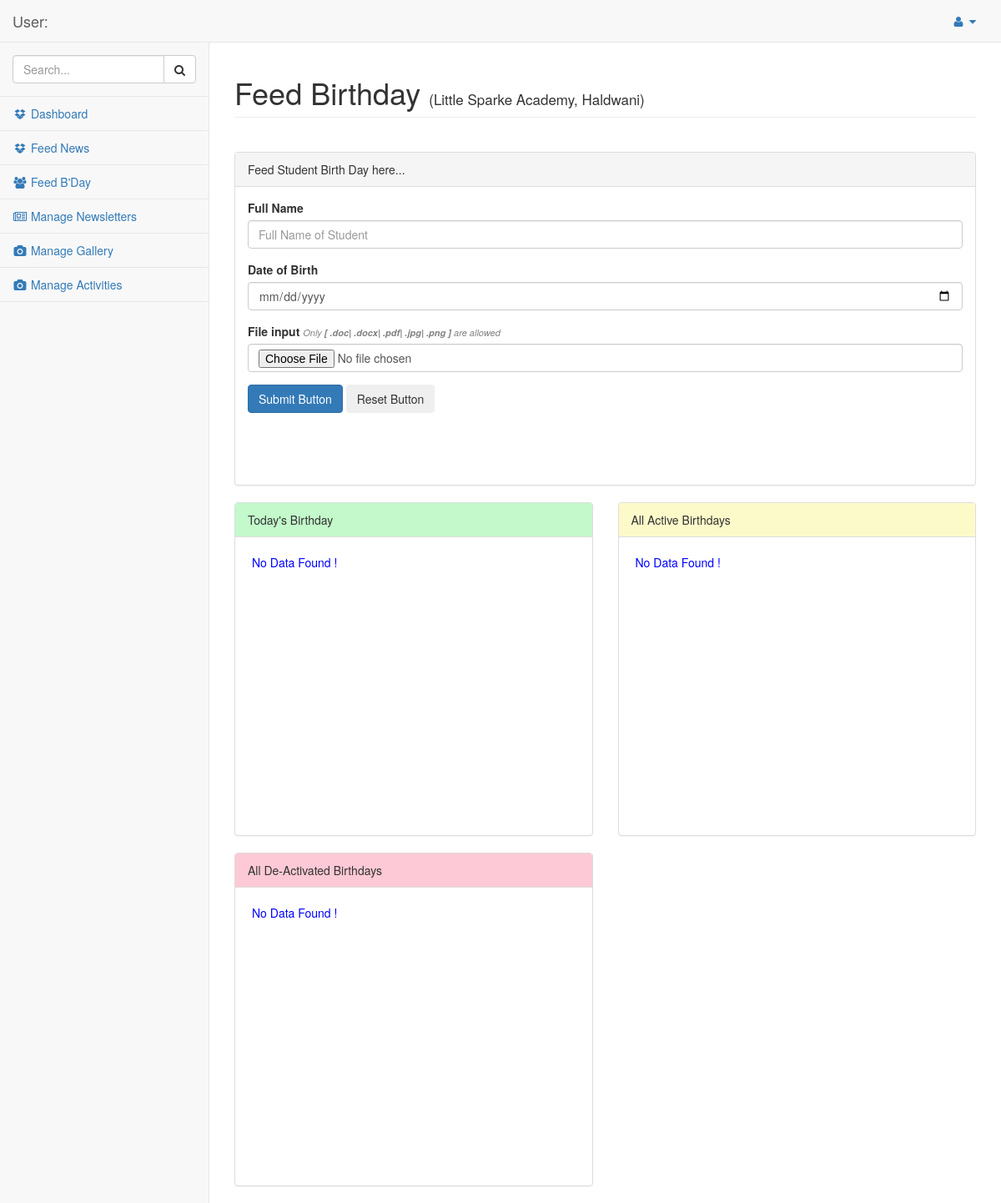
The app's page /admin__/index.php/bday/bDay, older data.
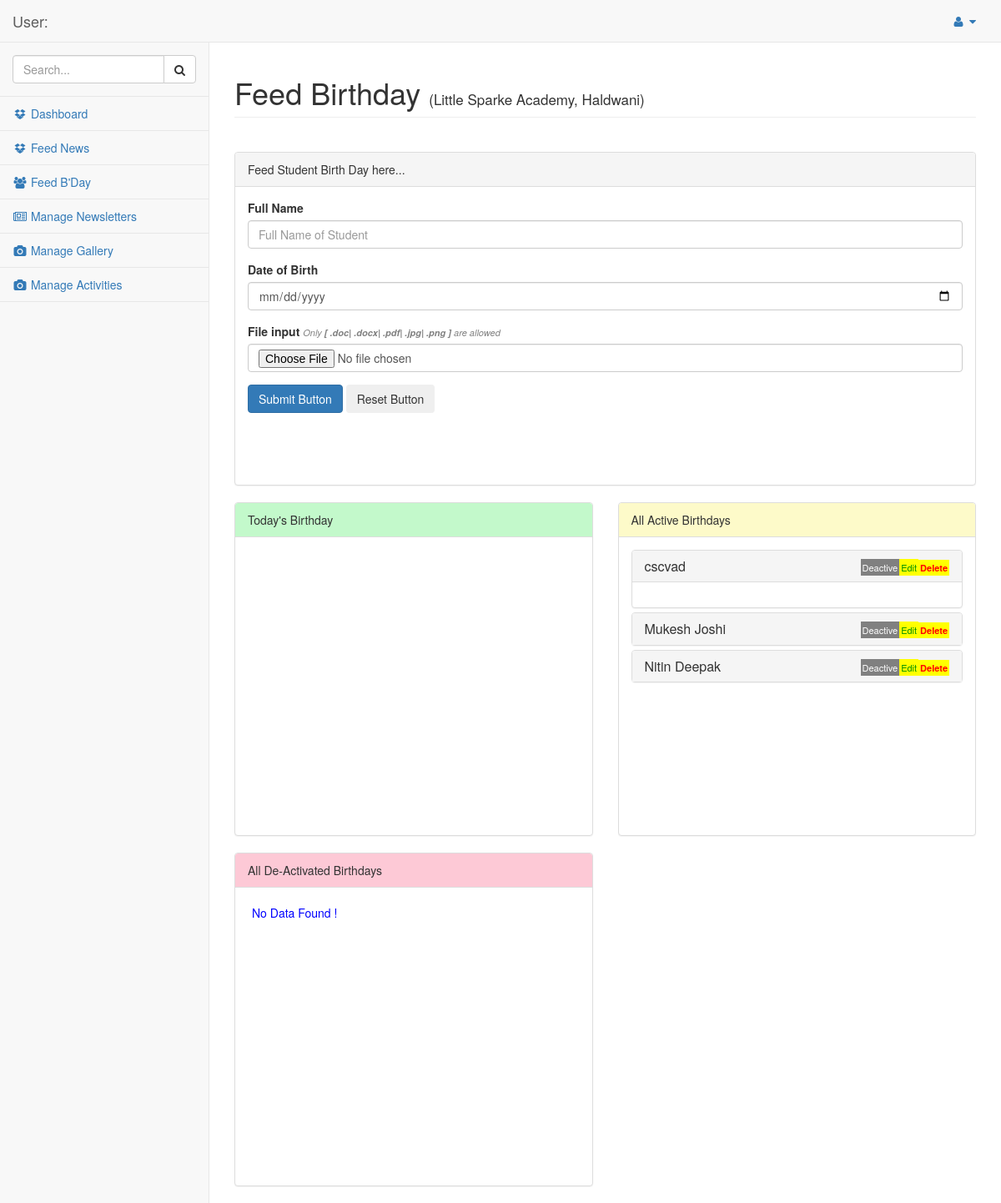
The same page, newer data.
### tables this page shows
CREATE TABLE `bday_data` (
  `BID` int(11) NOT NULL,
  `NAME_` varchar(100) NOT NULL,
  `DOB` varchar(25) NOT NULL,
  `PHOTO_` varchar(100) NOT NULL,
  `DOA` timestamp NOT NULL DEFAULT CURRENT_TIMESTAMP,
  `STATUS` int(11) NOT NULL,
  `USERNAME_` varchar(40) NOT NULL
);

### admin__/application/controllers/Bday.php (called while the page is built, shortened)
<?php
class Bday extends CI_Controller {
    function __construct(){
        $this->load->model('My_model_bday', 'mmb');
    }
function bDay() {
        $data['user___'] = $this->session->userdata('ussr_');
        $data['bday_'] = $this->mmb->get_all_bdays();
        $data['today_'] = $this->mmb->students_bday_today();
        $data['deactivebday_'] = $this->mmb->get_all_bdays_deactivated();
        $data['folder_'] = 'bday';
        $data['page__'] = 'feedbday';
        $data['page_head'] = 'Feed Birthday';
        $data['view1'] = 'viewbday_active';
        $data['view2'] = 'viewbday_deactive';
        $data['view3'] = 'viewbday_deactivated';
        $this->load->view('templates/header');
        $this->load->view('inner', $data);
        $this->load->view('templates/footer');
    }
}

### admin__/index.php (called while the page is built, shortened)
<?php
require_once BASEPATH.'core/CodeIgniter.php';

### admin__/application/models/My_model_bday.php (called while the page is built, shortened)
<?php
class My_model_bday extends CI_Model {
    function students_bday_today() {
        $dt_ = date('d');
        $mnth_ = date('m');
        $this->db->where('MONTH(DOB)', $mnth_);
        $this->db->where('DAY(DOB)',$dt_);
        $this->db->where('STATUS', 1);
        $this->db->order_by('NAME_');
        $query = $this->db->get('bday_data');
        return $query->result();
    }
    function get_all_bdays() {
        $this->db->where('STATUS', 1);
        $this->db->order_by('BID', 'desc');
        $query = $this->db->get('bday_data');
        return $query->result();
    }
    function get_all_bdays_deactivated() {
        $this->db->where('STATUS', 0);
        $this->db->order_by('BID', 'desc');
        $query = $this->db->get('bday_data');
        return $query->result();
    }
}

### admin__/application/views/bday/viewbday_deactive.php (the view, shortened to what the changed rows need)
<div class="col-lg-6">
    <div class="panel panel-default"<?php echo $style_; ?>>
        <div class="panel-body">
            <?php $cnt_ = count($bday_); ?>
            <?php if ($cnt_ != 0) { ?>
            <div class="panel-group" id="accordion1">
                <?php $loop1 = 1; ?>
                <?php foreach ($bday_ as $item) { ?>
                    <div class="panel panel-default">
                        <div class="panel-heading">
                            <h4 class="panel-title">
                                <a data-toggle="collapse" data-parent="#accordion1" href="#collapse_all_<?php echo $item->BID; ?>"><?php echo $item->NAME_; ?></a>
                                <div style="float: right">
                                    <?php echo anchor('bday/delete_bday/' . $item->BID, '<span style="font-size: 11px; color: #ff0000; font-weight: bold; background: #ffff00; padding: 2px">Delete</span>', array('style' => 'float: right')); ?>
                                </div>
                                <div style="float: right">
                                    <?php echo anchor('bday/edit_bday/' . $item->BID, '<span style="font-size: 11px; color: #009000; background: #ffff00; padding: 2px">Edit</span>', array('style' => 'float: right')); ?>
                                </div>
                                <div style="float: right">
                                    <?php echo anchor('bday/active_deactive_bday/' . $item->BID. '/0', '<span style="font-size: 11px; color: #ffffff; background: #808080; padding: 2px">Deactive</span>', array('style' => 'float: right')); ?>
                                </div>
                            </h4>
                        </div>
                        <div id="collapse_all_<?php echo $item->BID; ?>" class="panel-collapse collapse<?php if($loop1 == 1){ echo " in"; } ?>">
                            <div class="panel-body">
                            </div>
                        </div>
                    </div>
                <?php $loop1 += 1; ?>
                <?php } ?>
            </div>
            <?php } else { ?>
                <div style="padding: 5px; float: left; color: #0000FF;">No Data Found !</div>
            <?php } ?>
        </div>
    </div>
</div>

### admin__/application/views/bday/viewbday_active.php
<div class="col-lg-6">
    <div class="panel panel-default"<?php echo $style_; ?>>
        <div class="panel-heading" style="background: #c3f9cb">
            Today's Birthday
        </div>
        <div class="panel-body">
            <?php $cnt_ = count($bday_); ?>
            <?php if ($cnt_ != 0) { ?>
            <div class="panel-group" id="accordion">
                <?php $loop1 = 1; ?>
                <?php foreach ($today_ as $item) { ?>
                    <div class="panel panel-default">
                        <div class="panel-heading">
                            <h4 class="panel-title">
                                <a data-toggle="collapse" data-parent="#accordion" href="#collapse<?php echo $item->BID; ?>"><?php echo $item->NAME_; ?></a>
                                <div style="float: right">
                                    <?php echo anchor('bday/delete_bday/' . $item->BID, '<span style="font-size: 11px; color: #ff0000; font-weight: bold; background: #ffff00; padding: 2px">Delete</span>', array('style' => 'float: right')); ?>
                                </div>
                                <div style="float: right">
                                    <?php echo anchor('bday/edit_bday/' . $item->BID, '<span style="font-size: 11px; color: #009000; background: #ffff00; padding: 2px">Edit</span>', array('style' => 'float: right')); ?>
                                </div>
                                <div style="float: right">
                                    <?php echo anchor('bday/active_deactive_bday/' . $item->BID. '/0', '<span style="font-size: 11px; color: #ffffff; background: #808080; padding: 2px">Deactive</span>', array('style' => 'float: right')); ?>
                                </div>
                            </h4>
                        </div>
                        <div id="collapse<?php echo $item->BID; ?>" class="panel-collapse collapse<?php if($loop1 == 1){ echo " in"; } ?>">
                            <div class="panel-body">
                                <?php if($item->PHOTO_ != 'x'){ ?>
                                <div style="float: left; padding: 2px;"><img src="<?php echo base_url('_assets_/stud_photo/'.$item->PHOTO_); ?>" width="97" /></div>
                                <div style="float: left; padding: 2px; border-radius: 5px; background: #FFDD00">Birthday:
                                    <?php
                                        echo date("d", strtotime($item->DOB)) . "-" . date("F", strtotime($item->DOB));
                                    ?>
                                </div>
                                <?php } ?>
                            </div>
                        </div>
                    </div>
                <?php $loop1 += 1; ?>
                <?php } ?>
            </div>
            <?php } else { ?>
                <div style="padding: 5px; float: left; color: #0000FF;">No Data Found !</div>
            <?php } ?>
        </div>
    </div>
</div>

Row changes from the older to the newer data that the page shows:
added bday_data: NAME_ "cscvad", BID "Delete", BID "Edit", BID "Deactive"
added bday_data: NAME_ "Mukesh Joshi", BID "Delete", BID "Edit", BID "Deactive"
added bday_data: NAME_ "Nitin Deepak", BID "Delete", BID "Edit", BID "Deactive"
Text that changed along with them:
text no longer shown: "No Data Found ! No Data Found !"
